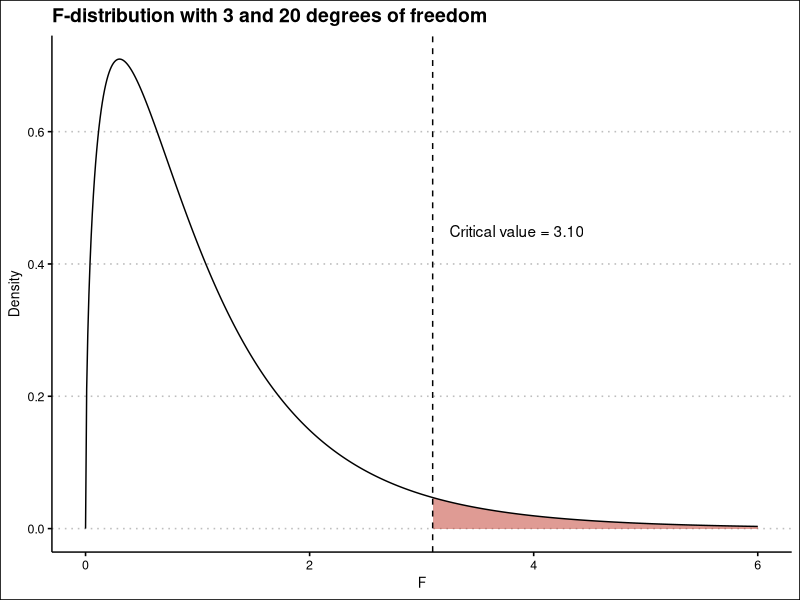

Generate this figure with R: (Note: this script raises an error after producing the figure.)
## ---- chunk 1
library(ggplot2)
library(ggthemes)
fx <- seq(0, 6, by = 0.01)
fd <- data.frame(x = fx, y = df(fx, 3, 20))
fc <- qf(0.95, 3, 20)
ggplot(fd, aes(x, y)) +
  geom_area(data = subset(fd, x >= fc), fill = "#C0392B", alpha = 0.5) +
  geom_line() +
  geom_vline(xintercept = fc, linetype = "dashed") +
  annotate("text", x = fc + 0.15, y = 0.45, hjust = 0,
           label = paste0("Critical value = ", sprintf("%.2f", fc))) +
  theme_clean() +
  labs(x = "F", y = "Density", title = "F-distribution with 3 and 20 degrees of freedom")
## ---- chunk 2
knitr::include_graphics("images/Regression_Inference.png")
